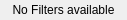
<?xml version="1.0" encoding="UTF-8"?>
<ui version="4.0">
 <class>WdgLineFilterPopup</class>
 <widget class="QWidget" name="WdgLineFilterPopup">
  <property name="geometry">
   <rect>
    <x>0</x>
    <y>0</y>
    <width>127</width>
    <height>20</height>
   </rect>
  </property>
  <layout class="QHBoxLayout" name="horizontalLayout">
   <property name="leftMargin">
    <number>0</number>
   </property>
   <property name="topMargin">
    <number>0</number>
   </property>
   <property name="rightMargin">
    <number>0</number>
   </property>
   <property name="bottomMargin">
    <number>0</number>
   </property>
   <item>
    <widget class="QLabel" name="label">
     <property name="text">
      <string>No Filters available</string>
     </property>
     <property name="alignment">
      <set>Qt::AlignmentFlag::AlignCenter</set>
     </property>
    </widget>
   </item>
  </layout>
 </widget>
 <resources/>
 <connections/>
</ui>
